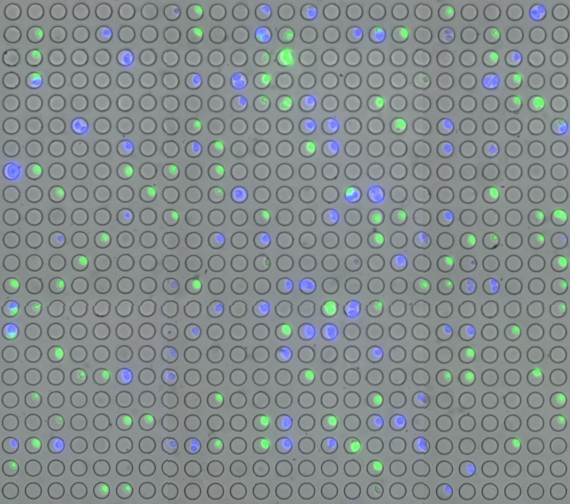
#> input picture Cell-Detection/SampleImage.jpg, 1139 x 1008 px (shown at 1/2 size)
$ python Cell-Detection.py
#> lines starting #> are read from the running program, lines starting #| are printed output that depends on the picture; after the words box and inside, x2 and y2 are one past the last pixel; in counts of white or black regions, pixels touching at a corner belong together
# Purpose: Identify the cells and the wells in the source image
# Developed by: Tyler Bershad
# Last Modified: 8/7/2023

#Approach:
#Count the rings - Use Hough Transform
#Count the blue and green - use inRange and Blob Detection

import numpy as np
import cv2

frame = cv2.imread("SampleImage.jpg", cv2.IMREAD_COLOR)
#> frame is the input picture: shape (1008, 1139, 3); mean B, G, R 140.6, 139.5, 131.4

# convert the image to grayscale format
img_gray = cv2.cvtColor(frame, cv2.COLOR_BGR2GRAY)
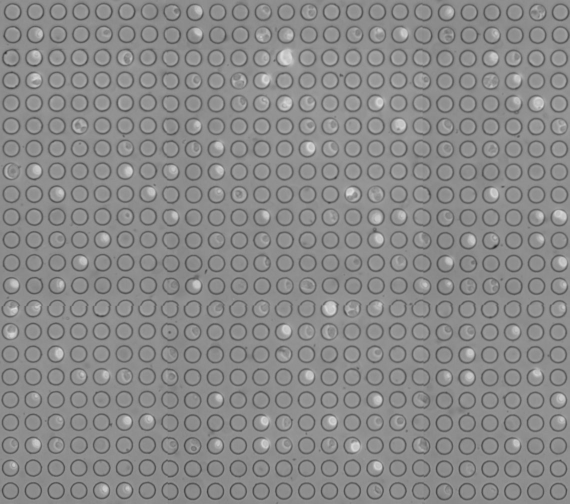
#> img_gray: shape (1008, 1139) (shown at 1/2 size); min 34, max 224, mean 137.1
gray = cv2.medianBlur(img_gray, 5)
hsv_frame = cv2.cvtColor(frame, cv2.COLOR_BGR2HSV)
#> hsv_frame: shape (1008, 1139, 3); mean H, S, V 90.3, 18.5, 143.1

while True:
    #Separate Blue Color Cells:
    low_blue = np.array([106, 104, 0])
    high_blue = np.array([255, 255, 255])
    blue_mask = cv2.inRange(hsv_frame, low_blue, high_blue)
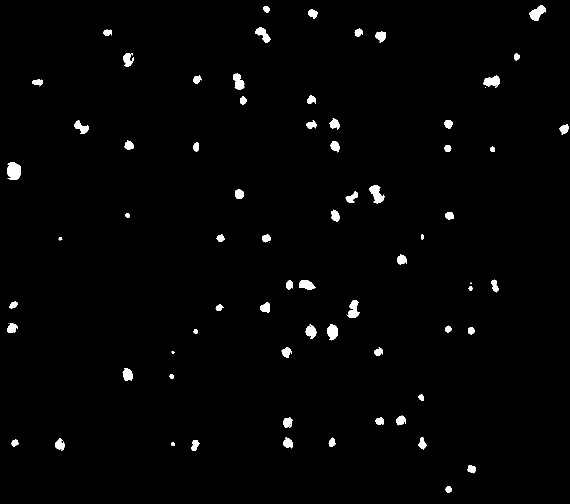
#> blue_mask: shape (1008, 1139) (shown at 1/2 size); 1.5% white; 75 white regions (6 under 20 px), largest, box (x1, y1, x2, y2) and area: (14, 325, 42, 360) 789, (738, 371, 769, 407) 615, (1059, 11, 1092, 42) 567
    blue = cv2.bitwise_and(frame, frame, mask=blue_mask)
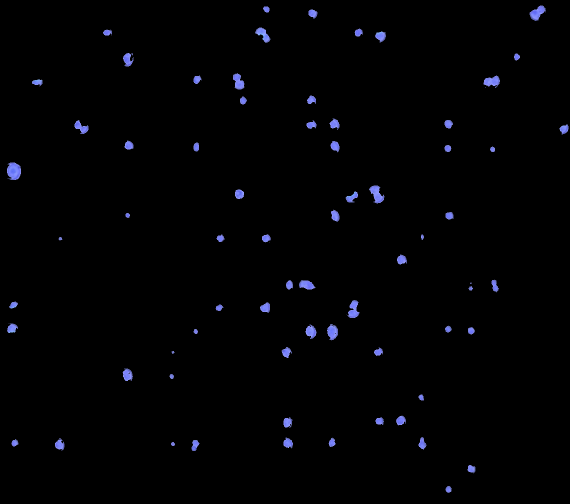
#> blue: shape (1008, 1139, 3) (shown at 1/2 size); mean B, G, R 3.5, 1.9, 1.8

    #Separate Green Color Cells:
    low_green = np.array([0, 90, 0])
    high_green = np.array([102, 255, 255])
    green_mask = cv2.inRange(hsv_frame, low_green, high_green)
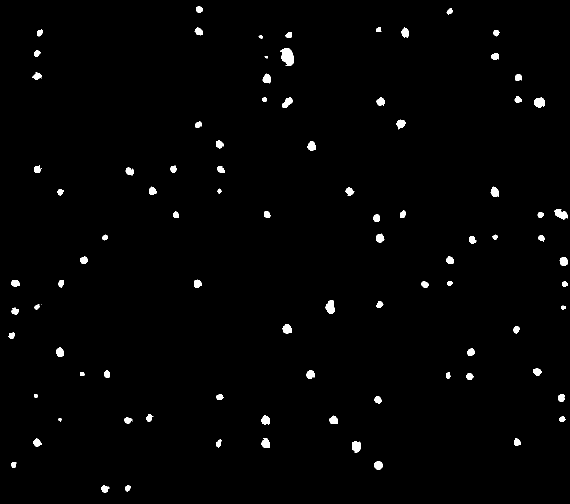
#> green_mask: shape (1008, 1139) (shown at 1/2 size); 1.3% white; 93 white regions (4 under 20 px), largest, box (x1, y1, x2, y2) and area: (560, 97, 588, 132) 682, (651, 600, 670, 628) 372, (1108, 418, 1136, 439) 356
    green = cv2.bitwise_and(frame, frame, mask=green_mask)

    #Blob Detection:
    # Initialize parameters for blob detection
    params = cv2.SimpleBlobDetector_Params()
    params.filterByInertia = True
    params.filterByArea = True
    params.filterByCircularity = True
    params.filterByConvexity = True
    params.filterByColor = False

    params.minArea = 2
    params.maxArea = 600
    params.minCircularity = 0
    params.maxCircularity = 1
    params.minConvexity = 0
    params.minInertiaRatio = 0
    params.maxInertiaRatio = 1

    #Green Blob Detect --------------------------------------------
#> (the run stopped early here; a loop or call above may not have finished)
